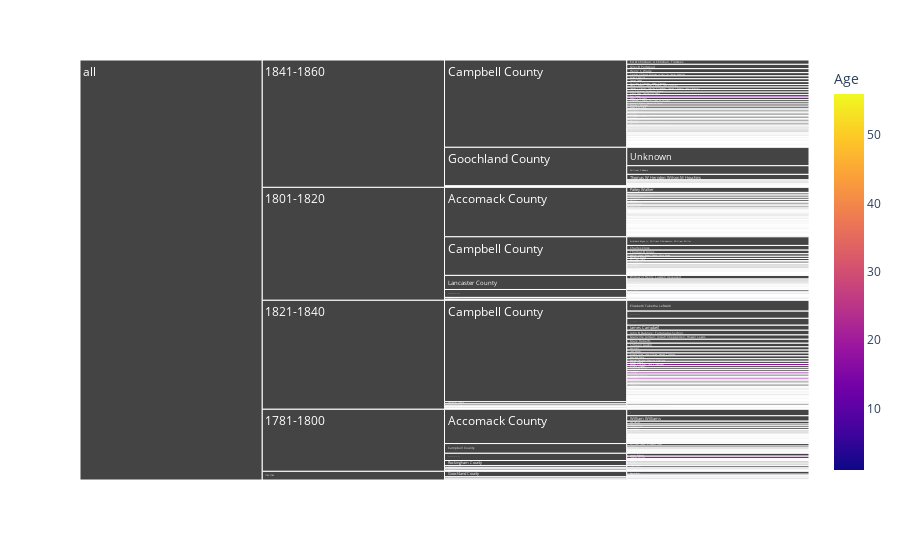

Notebook source saved alongside this figure:
### Code cell
fig = px.icicle(df, 
                path=[px.Constant("all"), 'Period', 'Locality', 'Enslaver_Buyer'],
                values='Slaves', 
                color='Age')

fig.update_traces(root_color="lightgrey", 
                  tiling=dict(orientation='h'))

fig.show()

### Figure 1 — Plotly figure (JSON) as saved in the notebook; plotly's stock layout.template omitted (floating-point values rounded to 4 significant figures; data arrays with more than 128 entries replaced by an {"elided": "..."} marker saying what was removed)
{"data": [{"branchvalues": "total", "customdata": {"elided": "399x1 float values"}, "domain": {"x": [0, 1], "y": [0, 1]}, "hovertemplate": "labels=%{label}<br>Slaves=%{value}<br>parent=%{parent}<br>id=%{id}<br>Age=%{color}<extra></extra>", "ids": {"elided": "399 str values"}, "labels": {"elided": "399 str values"}, "marker": {"coloraxis": "coloraxis", "colors": {"elided": "399 float values"}}, "name": "", "parents": {"elided": "399 str values"}, "root": {"color": "lightgrey"}, "tiling": {"orientation": "h"}, "type": "icicle", "values": {"elided": "399 int values"}}], "layout": {"coloraxis": {"colorbar": {"title": {"text": "Age"}}, "colorscale": [[0, "#0d0887"], [0.1111, "#46039f"], [0.2222, "#7201a8"], [0.3333, "#9c179e"], [0.4444, "#bd3786"], [0.5556, "#d8576b"], [0.6667, "#ed7953"], [0.7778, "#fb9f3a"], [0.8889, "#fdca26"], [1, "#f0f921"]]}, "legend": {"tracegroupgap": 0}, "margin": {"t": 60}}}
